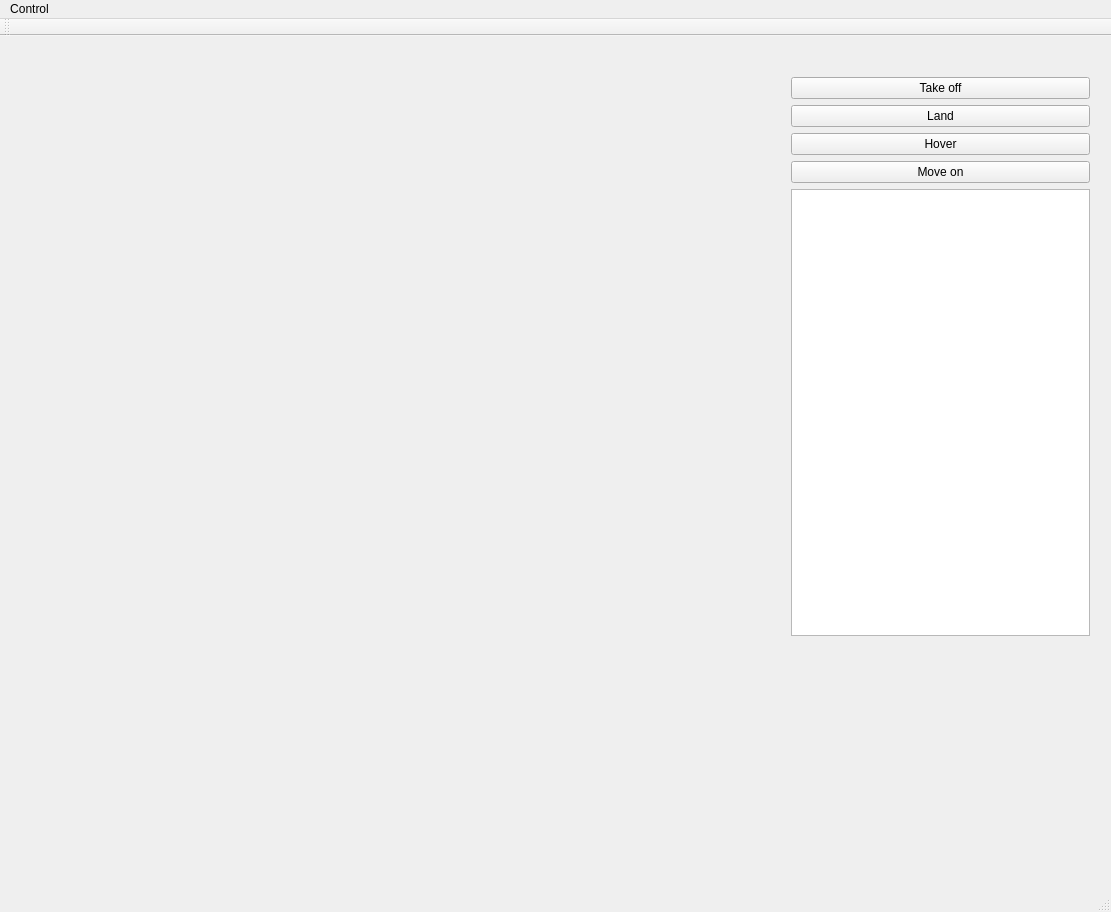
<?xml version="1.0" encoding="UTF-8"?>
<ui version="4.0">
 <class>QtGuiApplication1Class</class>
 <widget class="QMainWindow" name="QtGuiApplication1Class">
  <property name="geometry">
   <rect>
    <x>0</x>
    <y>0</y>
    <width>1111</width>
    <height>912</height>
   </rect>
  </property>
  <property name="windowTitle">
   <string>QtGuiApplication1</string>
  </property>
  <widget class="QWidget" name="centralWidget">
   <widget class="QWidget" name="verticalLayoutWidget">
    <property name="geometry">
     <rect>
      <x>780</x>
      <y>30</y>
      <width>321</width>
      <height>581</height>
     </rect>
    </property>
    <layout class="QVBoxLayout" name="verticalLayout">
     <item>
      <widget class="QPushButton" name="takeoffButton">
       <property name="text">
        <string>Take off</string>
       </property>
      </widget>
     </item>
     <item>
      <widget class="QPushButton" name="landButton">
       <property name="text">
        <string>Land</string>
       </property>
      </widget>
     </item>
     <item>
      <widget class="QPushButton" name="hoverButton">
       <property name="text">
        <string>Hover</string>
       </property>
      </widget>
     </item>
     <item>
      <widget class="QPushButton" name="moveButton">
       <property name="text">
        <string>Move on</string>
       </property>
      </widget>
     </item>
     <item>
      <widget class="QListWidget" name="listWidget"/>
     </item>
    </layout>
   </widget>
   <widget class="LiveScreen" name="widget" native="true">
    <property name="geometry">
     <rect>
      <x>30</x>
      <y>30</y>
      <width>701</width>
      <height>581</height>
     </rect>
    </property>
   </widget>
  </widget>
  <widget class="QMenuBar" name="menuBar">
   <property name="geometry">
    <rect>
     <x>0</x>
     <y>0</y>
     <width>1111</width>
     <height>21</height>
    </rect>
   </property>
   <widget class="QMenu" name="menuControll">
    <property name="title">
     <string>Control</string>
    </property>
   </widget>
   <addaction name="menuControll"/>
  </widget>
  <widget class="QToolBar" name="mainToolBar">
   <attribute name="toolBarArea">
    <enum>TopToolBarArea</enum>
   </attribute>
   <attribute name="toolBarBreak">
    <bool>false</bool>
   </attribute>
  </widget>
  <widget class="QStatusBar" name="statusBar"/>
 </widget>
 <layoutdefault spacing="6" margin="11"/>
 <customwidgets>
  <customwidget>
   <class>LiveScreen</class>
   <extends>QWidget</extends>
   <header location="global">livescreen.h</header>
   <container>1</container>
  </customwidget>
 </customwidgets>
 <resources>
  <include location="QtGuiApplication1.qrc"/>
 </resources>
 <connections/>
</ui>
